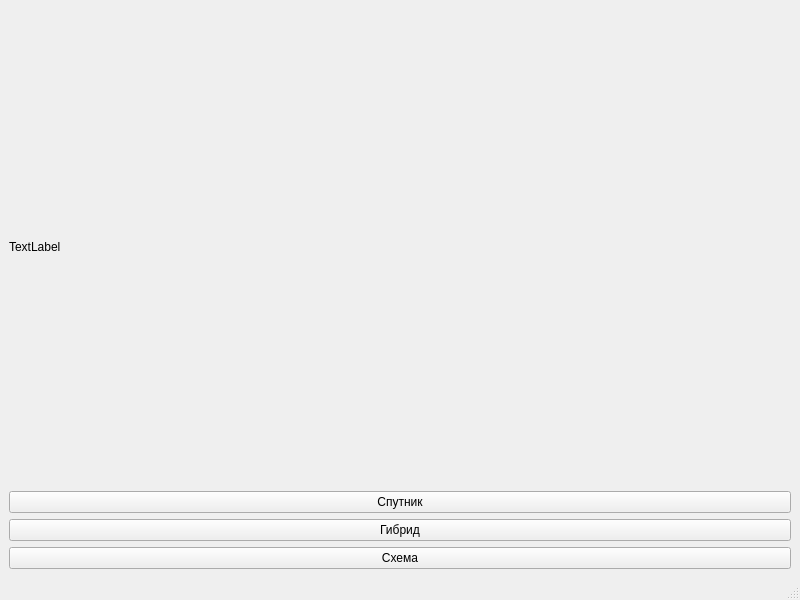
<?xml version="1.0" encoding="UTF-8"?>
<ui version="4.0">
 <class>MainWindow</class>
 <widget class="QMainWindow" name="MainWindow">
  <property name="geometry">
   <rect>
    <x>0</x>
    <y>0</y>
    <width>800</width>
    <height>600</height>
   </rect>
  </property>
  <property name="windowTitle">
   <string>Отображение карты</string>
  </property>
  <widget class="QWidget" name="centralwidget">
   <layout class="QGridLayout" name="gridLayout">
    <item row="0" column="0">
     <widget class="QLabel" name="g_map">
      <property name="text">
       <string>TextLabel</string>
      </property>
     </widget>
    </item>
    <item row="2" column="0">
     <widget class="QPushButton" name="gibrid">
      <property name="text">
       <string>Гибрид</string>
      </property>
     </widget>
    </item>
    <item row="3" column="0">
     <widget class="QPushButton" name="Cxema">
      <property name="text">
       <string>Схема</string>
      </property>
     </widget>
    </item>
    <item row="1" column="0">
     <widget class="QPushButton" name="sputnik">
      <property name="text">
       <string>Спутник</string>
      </property>
     </widget>
    </item>
   </layout>
  </widget>
  <widget class="QMenuBar" name="menubar">
   <property name="geometry">
    <rect>
     <x>0</x>
     <y>0</y>
     <width>800</width>
     <height>21</height>
    </rect>
   </property>
  </widget>
  <widget class="QStatusBar" name="statusbar"/>
 </widget>
 <resources/>
 <connections/>
</ui>
